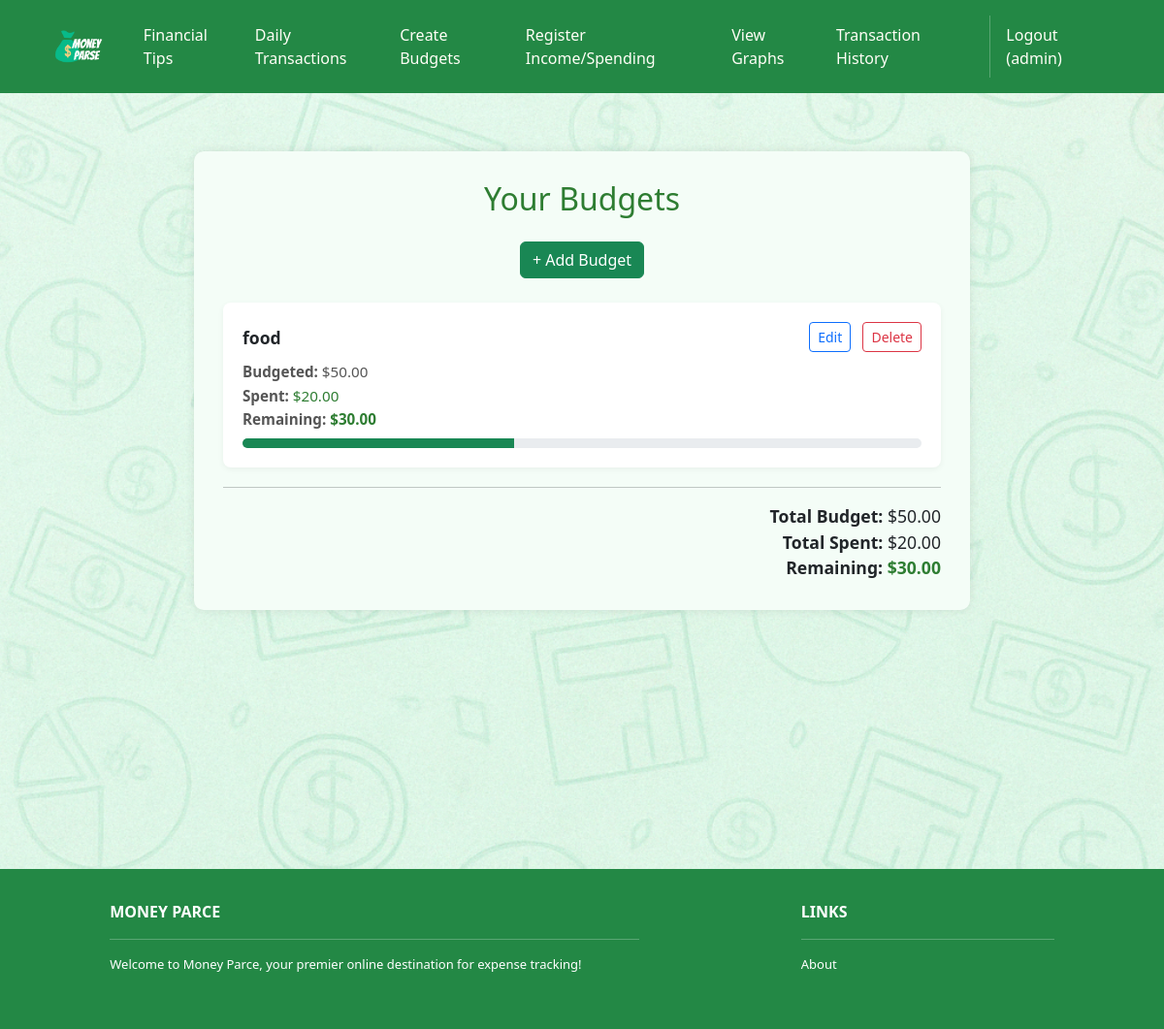
/budgets/ (signed in), run on an earlier commit of the app's database.
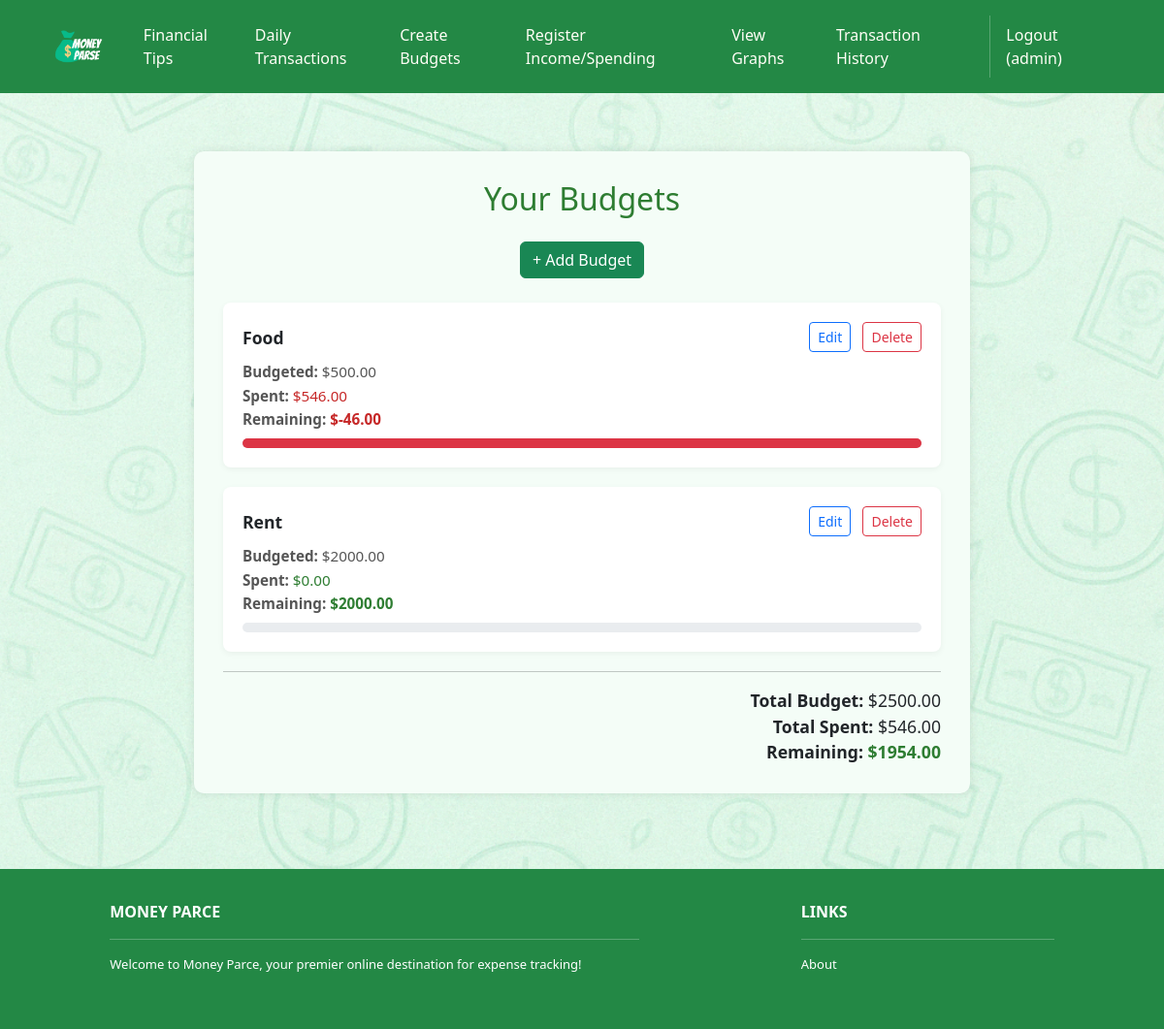
And on a later commit of the database.
### budgets/models.py (models this page shows, shortened)
class Budget(models.Model):
    user = models.ForeignKey(User, on_delete=models.CASCADE)
    category = models.CharField(max_length=100)
    amount = models.DecimalField(max_digits=10, decimal_places=2)

### budgets/views.py (the view)
# urls.py: path('', BudgetListView.as_view(), name='budget-list'),
class BudgetListView(LoginRequiredMixin, ListView):
    model = Budget
    template_name = 'budgets/budget_list.html'
    def get_queryset(self):
        return Budget.objects.filter(user=self.request.user)
    def get_context_data(self, **kwargs):
        context = super().get_context_data(**kwargs)
        budgets = context['object_list']
        budget_spending = {}
        budget_remaining = {}
        budget_percentage = {}
        total_budget = 0
        total_spent = 0
        for budget in budgets:
            spent = Transaction.objects.filter(
                user=self.request.user,
                category__iexact=budget.category
            ).aggregate(Sum('amount'))['amount__sum'] or 0
            remaining = budget.amount - spent
            percent = (spent / budget.amount * 100) if budget.amount > 0 else 0
            budget_spending[budget.id] = spent
            budget_remaining[budget.id] = remaining
            budget_percentage[budget.id] = min(percent, 100)
            total_budget += budget.amount
            total_spent += spent
        context['budget_spending'] = budget_spending
        context['budget_remaining'] = budget_remaining
        context['budget_percentage'] = budget_percentage
        context['total_budget'] = total_budget
        context['total_spent'] = total_spent
        context['total_remaining'] = total_budget - total_spent
        return context

### budgets/templatetags/budget_extras.py (called while the page is built)
@register.filter
def dict_get(d, key):
    return d.get(key, 0)

### budgets/templates/budgets/budget_list.html
{% extends 'base.html' %}
{% load budget_extras %}
{% load static %}
{% block content %}
<div style="
  background-image: url('{% static 'img/transaction_bkgd.png' %}');
  background-size: cover;
  background-repeat: repeat;
  background-position: center;
  padding: 60px 20px;
  min-height: 100vh;
">
  <div style="max-width: 800px; margin: 0 auto; padding: 30px; border-radius: 10px; background-color: #f4fdf7; box-shadow: 0 0 10px rgba(0,0,0,0.1);">
    <h2 style="text-align: center; margin-bottom: 25px; color: #2e7d32;">Your Budgets</h2>
    <div style="text-align: center; margin-bottom: 25px;">
      <a href="{% url 'budget-create' %}" class="btn btn-success">+ Add Budget</a>
    </div>
    {% for budget in object_list %}
      {% with spent=budget_spending|dict_get:budget.id %}
        <div style="background-color: white; border-radius: 8px; padding: 20px; margin-bottom: 20px; box-shadow: 0 2px 6px rgba(0,0,0,0.05);">
          <div style="display: flex; justify-content: space-between; align-items: center; margin-bottom: 8px;">
            <strong style="font-size: 1.1rem;">{{ budget.category }}</strong>
            <div>
              <a href="{% url 'budget-edit' budget.pk %}" class="btn btn-sm btn-outline-primary me-2">Edit</a>
              <a href="{% url 'budget-delete' budget.pk %}" class="btn btn-sm btn-outline-danger">Delete</a>
            </div>
          </div>
          <div style="font-size: 0.95rem; color: #555; line-height: 1.6;">
            <div><strong>Budgeted:</strong> ${{ budget.amount|floatformat:2 }}</div>
            <div>
              <strong>Spent:</strong>
              <span style="color: {% if spent > budget.amount %}#c62828{% else %}#2e7d32{% endif %};">
                ${{ spent|floatformat:2 }}
              </span>
            </div>
            <div>
              <strong>Remaining:</strong>
              <span style="font-weight: bold; color: {% if spent > budget.amount %}#c62828{% else %}#2e7d32{% endif %};">
                ${{ budget_remaining|dict_get:budget.id|floatformat:2 }}
              </span>
            </div>
          </div>
          <div class="progress mt-2" style="height: 10px; margin-top: 10px;">
            <div class="progress-bar {% if spent > budget.amount %}bg-danger{% else %}bg-success{% endif %}"
                 role="progressbar"
                 style="width: {{ budget_percentage|dict_get:budget.id|floatformat:0 }}%; max-width: 100%;">
            </div>
          </div>
        </div>
      {% endwith %}
    {% empty %}
      <p style="text-align: center; color: #666;">No budgets added yet.</p>
    {% endfor %}
    <hr>
    <div style="text-align: right; font-size: 1.1rem;">
      <div><strong>Total Budget:</strong> ${{ total_budget|floatformat:2 }}</div>
      <div><strong>Total Spent:</strong> ${{ total_spent|floatformat:2 }}</div>
      <div>
        <strong>Remaining:</strong>
        <span style="color: {% if total_spent > total_budget %}#c62828{% else %}#2e7d32{% endif %}; font-weight: bold;">
          ${{ total_remaining|floatformat:2 }}
        </span>
      </div>
    </div>
  </div>
</div>
{% endblock %}

### moneyParce/templates/base.html (shortened to what this page needs)
<!DOCTYPE html>
<html>
  {% load static %}
  <head>
    <link href="https://cdn.jsdelivr.net/npm/bootstrap@5.3.2/dist/css/bootstrap.min.css" rel="stylesheet">
    <link rel="stylesheet" href="https://cdnjs.cloudflare.com/ajax/libs/font-awesome/6.1.1/css/all.min.css">
    <link rel="stylesheet" type="text/css" href="{% static 'css/style.css' %}">
  </head>
  <body class="d-flex flex-column min-vh-100">
    <nav class="p-3 navbar navbar-dark bg-dark navbar-expand-lg">
      <div class="container">
        <a class="navbar-brand" href="{% url 'home.index' %}">
          <img src="{% static 'img/logo.png' %}" alt="logo" height="40" />
        </a>
        <div class="collapse navbar-collapse" id="navbarNavAltMarkup">
          <div class="navbar-nav ms-auto navbar-ml">
              <a class="nav-link" href="{% url 'home.about' %}">Financial Tips</a>
              <a class="nav-link" href="{% url 'user_transactions:add_transaction' %}">Daily Transactions</a>
              <a class="nav-link" href="{% url 'budget-list' %}">Create Budgets</a>
              <a class="nav-link" href="{% url 'register_income_spending:register_income_spending' %}">Register Income/Spending</a>
              <a class="nav-link" href="{% url 'reports.spending_report' %}">View Graphs</a>
              <a class="nav-link" href="{% url 'user_transactions:transactions_list' %}">Transaction History</a>
            {% if user.is_authenticated %}
              <a class="nav-link" href="{% url 'accounts.logout' %}">Logout ({{ user.username }})</a>
            {% else %}
              <a class="nav-link" href="{% url 'accounts.login' %}">Login</a>
              <a class="nav-link" href="{% url 'accounts.signup' %}">Sign Up</a>
            {% endif %}
          </div>
        </div>
      </div>
    </nav>
    <main class="flex-fill">
      {% block content %}
      {% endblock content %}
    </main>
    <section class="p-3 ms-footer bg-dark text-white mt-auto">
      <div class="container">
        <div class="row mt-3">
          <div class="col-md-6 col-lg-6 col-xl-6 mx-auto mb-4">
            <b>MONEY PARCE</b>
            <hr class="bg-light" />
            <p>
              Welcome to Money Parce, your premier online destination for expense tracking!
            </p>
          </div>
          <div class="col-md-3 col-lg-3 col-xl-3 mx-auto mb-4">
            <b>LINKS</b>
            <hr class="bg-light" />
            <p><a class="nav-link text-white" href="{% url 'home.about' %}">About</a></p>
          </div>
        </div>
      </div>
    </section>
  </body>
</html>

### moneyParce/static/css/style.css (style rules this page uses)
.navbar a.nav-link { color: #FFFEF6 !important; }
.bg-dark { background-color: #238845 !important; }
.ms-footer { background-color: #41ab5d; }
.ms-footer p { color: #ffffff; font-size: 13px; }

What changed in the data, as far as the page shows it:
removed Budget: category "food", amount "50.00", spent "20.00", id "30.00"
added Budget: category "Food", amount "500.00", spent "546.00", id "-46.00"
added Budget: category "Rent", amount "2000.00", spent "0.00", id "2000.00"
Also different on the page:
{{ total_budget|floatformat:2 }}: "50.00" → "2500.00"
{{ total_spent|floatformat:2 }}: "20.00" → "546.00"
{{ total_remaining|floatformat:2 }}: "30.00" → "1954.00"
